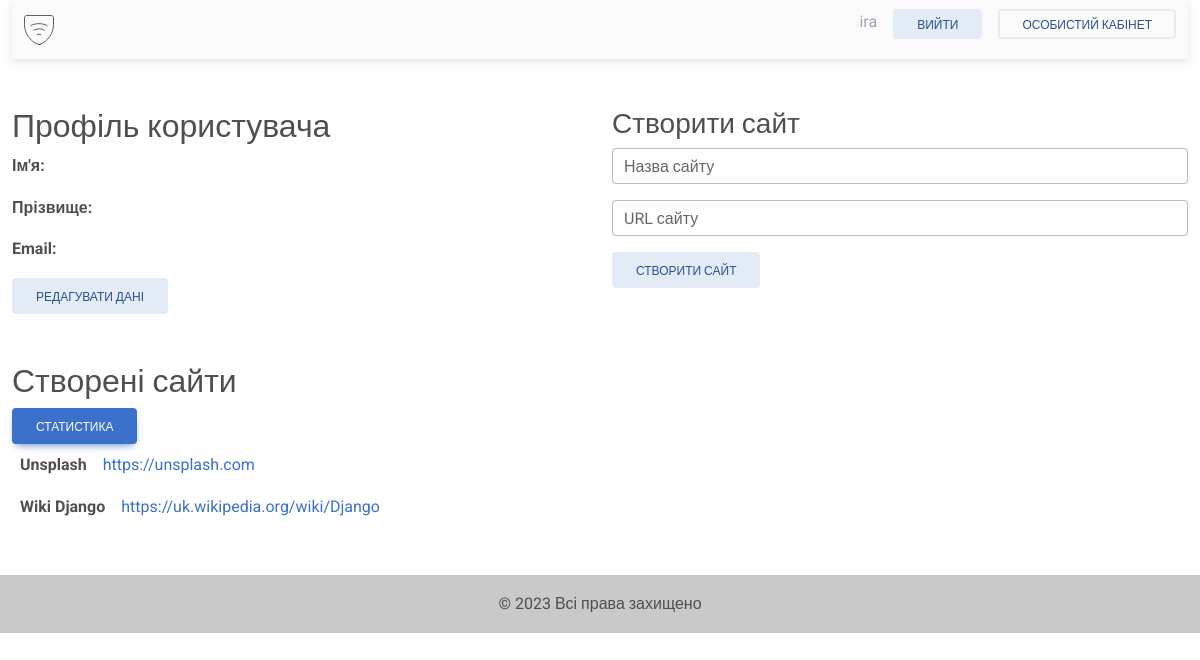
Screenshot of /profile/ira/ (signed in) with the database file from the repository.
### vpn_site/models.py (models this page shows)
class Site(models.Model):
    user = models.ForeignKey(User, on_delete=models.CASCADE)
    name = models.CharField(max_length=255)
    url = models.URLField()

### vpn_site/views.py (the view)
# urls.py: path('profile/<str:username>/', profile, name="profile"),
@login_required
def profile(request, username):
    user = User.objects.get(username=username)
    sites = Site.objects.filter(user=request.user)
    statistics = Statistics.objects.filter(user=request.user)
    context = {
        'user': user,
        'sites': sites,
        'statistics': statistics,
    }
    return render(request, 'vpn_site/profile.html', context=context)

### vpn_site/templates/vpn_site/profile.html (shortened to what this page needs)
{% extends "vpn_site/layout.html" %}
{% block content %}
    <div class="row">
        <div class="col">
            <h2 class="mt-5">Профіль користувача</h2>
            <p><strong>Ім'я:</strong> {{ user.first_name }}</p>
            <p><strong>Прізвище:</strong> {{ user.last_name }}</p>
            <p><strong>Email:</strong> {{ user.email }}</p>
            <a class="btn btn-secondary" href="{% url 'edit_profile' request.user.username %}">Редагувати дані</a>
        </div>
        <div class="col">
            <h3 class="mt-5">Створити сайт</h3>
            <form method="post" action="{% url 'create_site' %}">
                <div class="form-outline mb-3">
                    <input class="form-control" type="text" id="site-name" name="name"  required>
                    <label class="form-label" for="site-name">Назва сайту</label>
                </div>
                <div class="form-outline mb-3">
                    <input class="form-control" type="url" id="site-url" name="url"  required>
                    <label class="form-label" for="site-url">URL сайту</label>
                </div>
                <input class="btn btn-secondary mb-3" type="submit" value="Створити сайт">
            </form>
        </div>
    </div>
    <h2 class="mt-5">Створені сайти</h2>
    <button type="button" class="btn btn-primary" data-mdb-toggle="modal" data-mdb-target="#exampleModal">
      Статистика
    </button>
    {% for site in sites %}
        <div class="d-flex flex-row">
            <div class="p-2"><strong>{{ site.name }}</strong></div>
            <a class="p-2" href="{% url 'proxy_route' user_site_name=site.name routes_on_original_site=site.url %}">{{ site.url }}</a>
        </div>
    {% endfor %}
{% endblock %}

### vpn_site/templates/vpn_site/layout.html (shortened to what this page needs)
<!DOCTYPE html>
{% load static %}
<html lang="en">
<head>
    <link
            href="https://cdnjs.cloudflare.com/ajax/libs/font-awesome/6.0.0/css/all.min.css"
            rel="stylesheet"
    />
    <link
            href="https://cdnjs.cloudflare.com/ajax/libs/mdb-ui-kit/6.4.1/mdb.min.css"
            rel="stylesheet"
    />
    <link rel="stylesheet" href="https://cdnjs.cloudflare.com/ajax/libs/select2/4.0.13/css/select2.min.css"
/>
</head>
<body>
<div class="container-fluid mb-5">
    <nav class="navbar navbar-light bg-light">
        <div class="container-fluid">
            <img src="{% static 'vpn_site/img/vpn_logo.svg' %}" alt="">
            <div class="d-flex input-group w-auto">
                <ul class="nav gap-3">
                    {% if user.is_authenticated %}
                        <li class="nav-item">
                            <p class="text-secondary">{{ user.username }} </p>
                        </li>
                        <li class="nav-item">
                            <a class="btn btn-secondary" href="{% url 'logout' %}">Вийти</a>
                        </li>
                        <li class="nav-item">
                            <a class="btn btn-outline-secondary" href="{% url 'profile' request.user.username %}">Особистий кабінет</a>
                        </li>
                    {% endif %}
                </ul>
            </div>
        </div>
    </nav>
    {% block content %}
    {% endblock %}
</div>
<footer class="bg-light text-center text-lg-start">
    <div class="text-center p-3" style="background-color: rgba(0, 0, 0, 0.2);">
        © {% now "Y" %} Всі права захищено
    </div>
</footer>
</body>
</html>

### rows the page displays
Site: name "Unsplash", url "https://unsplash.com"
Site: name "Wiki Django", url "https://uk.wikipedia.org/wiki/Django"

### other values shown
{{ user.username }} "ira"
